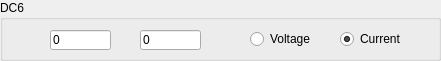
  <widget class="QGroupBox" name="groupBox_14">
   <property name="geometry">
    <rect>
     <x>260</x>
     <y>360</y>
     <width>441</width>
     <height>61</height>
    </rect>
   </property>
   <property name="title">
    <string>DC6</string>
   </property>
   <widget class="QLineEdit" name="lineEdit_39">
    <property name="geometry">
     <rect>
      <x>50</x>
      <y>30</y>
      <width>61</width>
      <height>20</height>
     </rect>
    </property>
    <property name="text">
     <string>0</string>
    </property>
   </widget>
   <widget class="QLineEdit" name="lineEdit_40">
    <property name="geometry">
     <rect>
      <x>140</x>
      <y>30</y>
      <width>61</width>
      <height>20</height>
     </rect>
    </property>
    <property name="text">
     <string>0</string>
    </property>
   </widget>
   <widget class="QRadioButton" name="radioButton_11">
    <property name="geometry">
     <rect>
      <x>250</x>
      <y>30</y>
      <width>73</width>
      <height>18</height>
     </rect>
    </property>
    <property name="text">
     <string>Voltage</string>
    </property>
   </widget>
   <widget class="QRadioButton" name="radioButton_12">
    <property name="geometry">
     <rect>
      <x>340</x>
      <y>30</y>
      <width>73</width>
      <height>18</height>
     </rect>
    </property>
    <property name="text">
     <string>Current</string>
    </property>
    <property name="checked">
     <bool>true</bool>
    </property>
   </widget>
  </widget>
